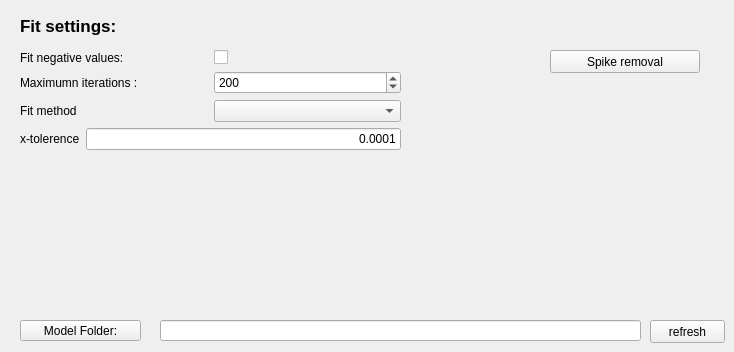
              <widget class="QWidget" name="fit_settings_3">
               <property name="enabled">
                <bool>true</bool>
               </property>
               <attribute name="title">
                <string>More settings</string>
               </attribute>
               <widget class="QLabel" name="label_74">
                <property name="geometry">
                 <rect>
                  <x>20</x>
                  <y>10</y>
                  <width>121</width>
                  <height>31</height>
                 </rect>
                </property>
                <property name="font">
                 <font>
                  <pointsize>13</pointsize>
                  <bold>true</bold>
                 </font>
                </property>
                <property name="text">
                 <string>Fit settings:</string>
                </property>
               </widget>
               <widget class="QWidget" name="layoutWidget_2">
                <property name="geometry">
                 <rect>
                  <x>20</x>
                  <y>50</y>
                  <width>381</width>
                  <height>225</height>
                 </rect>
                </property>
                <layout class="QVBoxLayout" name="verticalLayout_48">
                 <item>
                  <layout class="QHBoxLayout" name="horizontalLayout_83">
                   <item>
                    <widget class="QLabel" name="label_51">
                     <property name="text">
                      <string>Fit negative values:</string>
                     </property>
                    </widget>
                   </item>
                   <item>
                    <widget class="QCheckBox" name="cb_fit_negative_2">
                     <property name="text">
                      <string/>
                     </property>
                    </widget>
                   </item>
                  </layout>
                 </item>
                 <item>
                  <layout class="QHBoxLayout" name="horizontalLayout_84">
                   <item>
                    <widget class="QLabel" name="label_75">
                     <property name="text">
                      <string>Maximumn iterations :</string>
                     </property>
                    </widget>
                   </item>
                   <item>
                    <widget class="QSpinBox" name="max_iteration_2">
                     <property name="prefix">
                      <string/>
                     </property>
                     <property name="maximum">
                      <number>10000</number>
                     </property>
                     <property name="value">
                      <number>200</number>
                     </property>
                    </widget>
                   </item>
                  </layout>
                 </item>
                 <item>
                  <layout class="QHBoxLayout" name="horizontalLayout_85">
                   <item>
                    <widget class="QLabel" name="label_76">
                     <property name="text">
                      <string>Fit method</string>
                     </property>
                    </widget>
                   </item>
                   <item>
                    <widget class="QComboBox" name="cbb_fit_methods_2"/>
                   </item>
                  </layout>
                 </item>
                 <item>
                  <layout class="QHBoxLayout" name="horizontalLayout_87">
                   <item>
                    <widget class="QLabel" name="label_78">
                     <property name="text">
                      <string>x-tolerence</string>
                     </property>
                    </widget>
                   </item>
                   <item>
                    <widget class="QLineEdit" name="xtol_2">
                     <property name="text">
                      <string>0.0001</string>
                     </property>
                     <property name="alignment">
                      <set>Qt::AlignRight|Qt::AlignTrailing|Qt::AlignVCenter</set>
                     </property>
                    </widget>
                   </item>
                  </layout>
                 </item>
                 <item>
                  <layout class="QHBoxLayout" name="horizontalLayout_22"/>
                 </item>
                 <item>
                  <spacer name="verticalSpacer_17">
                   <property name="orientation">
                    <enum>Qt::Vertical</enum>
                   </property>
                   <property name="sizeHint" stdset="0">
                    <size>
                     <width>20</width>
                     <height>40</height>
                    </size>
                   </property>
                  </spacer>
                 </item>
                </layout>
               </widget>
               <widget class="QLineEdit" name="l_defaut_folder_model_3">
                <property name="geometry">
                 <rect>
                  <x>160</x>
                  <y>320</y>
                  <width>481</width>
                  <height>21</height>
                 </rect>
                </property>
               </widget>
               <widget class="QPushButton" name="btn_default_folder_model_3">
                <property name="geometry">
                 <rect>
                  <x>20</x>
                  <y>320</y>
                  <width>121</width>
                  <height>21</height>
                 </rect>
                </property>
                <property name="text">
                 <string>Model Folder:</string>
                </property>
               </widget>
               <widget class="QPushButton" name="btn_refresh_model_folder_3">
                <property name="geometry">
                 <rect>
                  <x>650</x>
                  <y>320</y>
                  <width>75</width>
                  <height>23</height>
                 </rect>
                </property>
                <property name="text">
                 <string>refresh</string>
                </property>
               </widget>
               <widget class="QPushButton" name="btn_cosmis_ray_3">
                <property name="geometry">
                 <rect>
                  <x>550</x>
                  <y>50</y>
                  <width>150</width>
                  <height>23</height>
                 </rect>
                </property>
                <property name="minimumSize">
                 <size>
                  <width>80</width>
                  <height>0</height>
                 </size>
                </property>
                <property name="maximumSize">
                 <size>
                  <width>150</width>
                  <height>16777215</height>
                 </size>
                </property>
                <property name="toolTip">
                 <string>Detect cosmis ray based on the loaded spectra</string>
                </property>
                <property name="text">
                 <string>Spike removal</string>
                </property>
               </widget>
              </widget>
